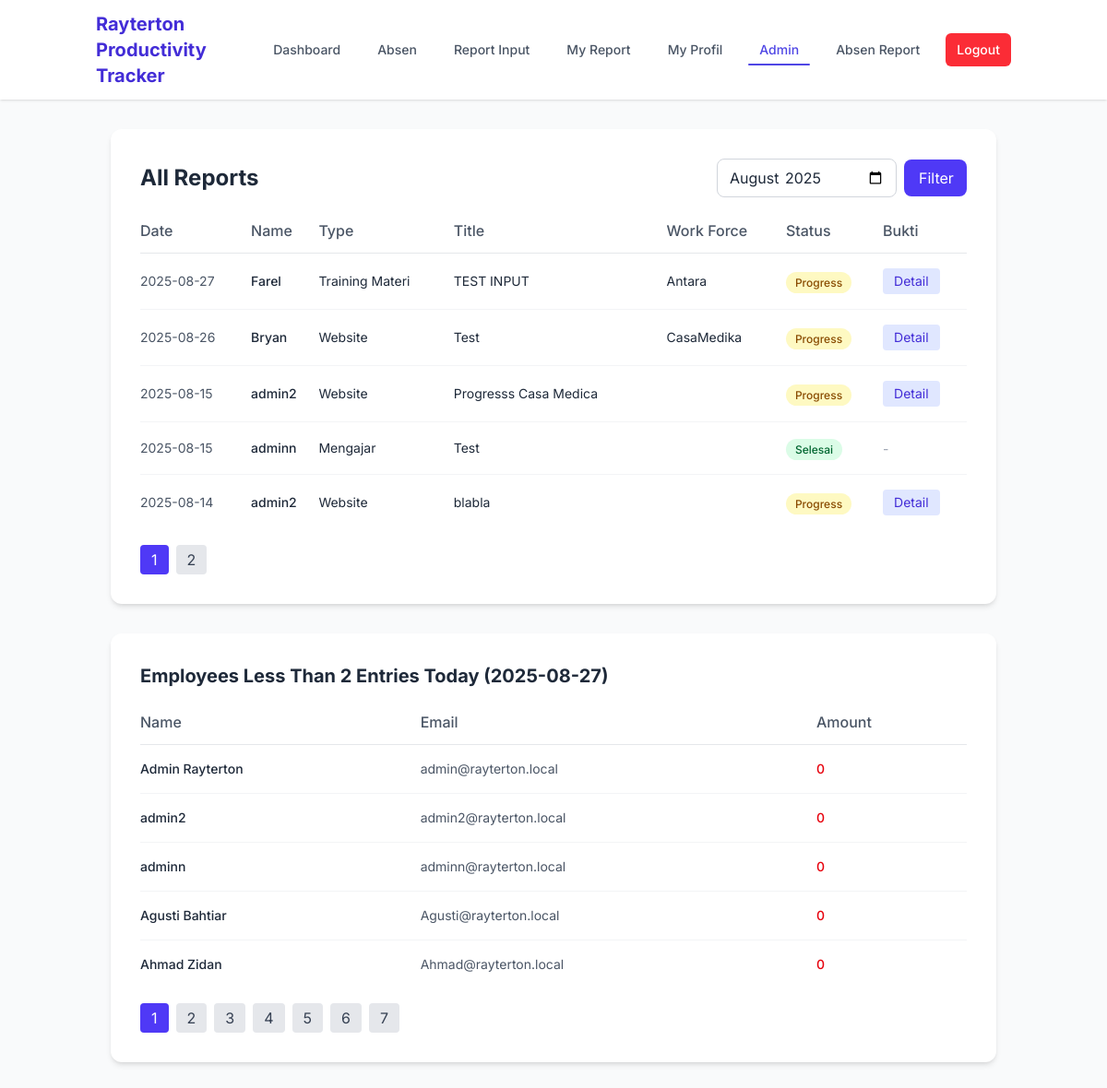
Page /admin_reports.php (signed in) on the committed database.
### tables this page shows
CREATE TABLE `production_reports` (
  `report_id` int(11) NOT NULL,
  `user_id` int(11) NOT NULL,
  `report_date` date NOT NULL,
  `job_type` enum('Program','Website','Mobile Apps','Training Materi','Mengajar','QA/Testing','UI/UX','DevOps','Dokumentasi') NOT NULL,
  `title` varchar(255) NOT NULL,
  `description` text DEFAULT NULL,
  `status` enum('Progress','Selesai') DEFAULT 'Progress',
  `proof_link` varchar(255) DEFAULT NULL,
  `created_at` timestamp NOT NULL DEFAULT current_timestamp(),
  `proof_image` varchar(255) DEFAULT NULL,
  `workforce_id` int(11) DEFAULT NULL
);

CREATE TABLE `users` (
  `user_id` int(11) NOT NULL,
  `name` varchar(100) NOT NULL,
  `email` varchar(120) NOT NULL,
  `password_hash` varchar(255) NOT NULL,
  `role` enum('admin','staff') NOT NULL DEFAULT 'staff',
  `is_active` tinyint(1) NOT NULL DEFAULT 1,
  `created_at` timestamp NOT NULL DEFAULT current_timestamp()
);

CREATE TABLE `work_force` (
  `workforce_id` int(11) NOT NULL,
  `workforce_name` varchar(100) NOT NULL,
  `updated_at` timestamp NOT NULL DEFAULT current_timestamp(),
  `created_at` timestamp NOT NULL DEFAULT current_timestamp()
);

### public/admin_reports.php (the view, shortened to what this page needs)
<?php
require_once __DIR__ . '/../lib/db.php';
$month = $_GET['month'] ?? date('Y-m');
$start = $month . "-01";
$end = date('Y-m-t', strtotime($start));
$limit = 5;
$page = isset($_GET['page']) ? max(1, (int)$_GET['page']) : 1;
$offset = ($page - 1) * $limit;
$countStmt = $pdo->prepare("
  SELECT COUNT(*)
  FROM production_reports pr
  JOIN users u ON u.user_id = pr.user_id
  LEFT JOIN work_force wf ON wf.workforce_id = pr.workforce_id
  WHERE pr.report_date BETWEEN ? AND ?
");
$countStmt->execute([$start, $end]);
$totalReports = (int)$countStmt->fetchColumn();
$totalPages = ceil($totalReports / $limit);
$stmt = $pdo->prepare("
  SELECT pr.*, u.name, wf.workforce_name
  FROM production_reports pr
  JOIN users u ON u.user_id = pr.user_id
  LEFT JOIN work_force wf ON wf.workforce_id = pr.workforce_id
  WHERE pr.report_date BETWEEN ? AND ?
  ORDER BY pr.report_date DESC, pr.report_id DESC
  LIMIT $limit OFFSET $offset
");
$stmt->execute([$start, $end]);
$rows = $stmt->fetchAll();
$today = date('Y-m-d');
$shortLimit = 5;
$shortPage = isset($_GET['short_page']) ? max(1, (int)$_GET['short_page']) : 1;
$shortOffset = ($shortPage - 1) * $shortLimit;
$countShort = $pdo->prepare("
  SELECT COUNT(*) FROM (
    SELECT u.user_id
    FROM users u
    LEFT JOIN production_reports pr
      ON pr.user_id = u.user_id AND pr.report_date = ?
    WHERE u.is_active = 1
    GROUP BY u.user_id
    HAVING COUNT(pr.report_id) < 2
  ) as t
");
$countShort->execute([$today]);
$totalShort = (int)$countShort->fetchColumn();
$totalShortPages = ceil($totalShort / $shortLimit);
$short = $pdo->prepare("
  SELECT u.user_id, u.name, u.email, COUNT(pr.report_id) as c
  FROM users u
  LEFT JOIN production_reports pr
    ON pr.user_id = u.user_id AND pr.report_date = ?
  WHERE u.is_active = 1
  GROUP BY u.user_id
  HAVING c < 2
  ORDER BY u.name
  LIMIT $shortLimit OFFSET $shortOffset
");
$short->execute([$today]);
$shortRows = $short->fetchAll();
include __DIR__ . '/header.php';
?>
<!DOCTYPE html>
<html lang="en">
<head>
  <link rel="stylesheet" href="css/output.css">
</head>
<body>
  <div class="max-w-7xl mx-auto px-4 py-8 space-y-8">
    <div class="bg-white rounded-xl shadow-md overflow-hidden">
      <div class="p-6 md:p-8">
        <div class="flex flex-col sm:flex-row sm:items-center sm:justify-between gap-4 mb-6">
          <h1 class="text-2xl font-bold text-gray-800">All Reports</h1>
          <form class="flex flex-col sm:flex-row items-center gap-2">
            <input type="month" name="month" value="<?php echo htmlspecialchars($month) ?>"
              class="px-3 py-2 w-full border border-gray-300 rounded-lg focus:ring-2 focus:ring-indigo-500 focus:border-indigo-500 transition">
            <button type="submit" class="px-4 py-2 w-full md:w-[68px] bg-indigo-600 text-white rounded-lg hover:bg-indigo-700 transition">
              Filter
            </button>
          </form>
        </div>
        <div class="overflow-x-auto">
          <table class="w-full">
            <thead>
              <tr class="text-left border-b border-gray-200">
                <th class="pb-3 font-medium text-gray-600">Date</th>
                <th class="pb-3 font-medium text-gray-600">Name</th>
                <th class="pb-3 font-medium text-gray-600">Type</th>
                <th class="pb-3 font-medium text-gray-600">Title</th>
                <th class="pb-3 font-medium text-gray-600">Work Force</th>
                <th class="pb-3 font-medium text-gray-600">Status</th>
                <th class="pb-3 font-medium text-gray-600">Bukti</th>
              </tr>
            </thead>
            <tbody class="divide-y divide-gray-100">
              <?php foreach ($rows as $r): ?>
                <tr class="hover:bg-gray-50 transition">
                  <td class="py-4 whitespace-nowrap text-sm text-gray-600">
                    <?php echo htmlspecialchars($r['report_date']) ?>
                  </td>
                  <td class="py-4 whitespace-nowrap text-sm font-medium text-gray-800">
                    <?php echo htmlspecialchars($r['name']) ?>
                  </td>
                  <td class="py-4 whitespace-nowrap text-sm text-gray-800">
                    <?php echo htmlspecialchars($r['job_type']) ?>
                  </td>
                  <td class="py-4 text-sm text-gray-800">
                    <?php echo htmlspecialchars($r['title']) ?>
                  </td>
                  <td class="py-4 text-sm text-gray-800">
                    <?php echo htmlspecialchars($r['workforce_name']) ?>
                  </td>
                  <td class="py-4 whitespace-nowrap">
                    <span class="px-2.5 py-1 rounded-full text-xs font-medium <?php echo $r['status'] === 'Selesai' ? 'bg-green-100 text-green-800' : 'bg-yellow-100 text-yellow-800' ?>">
                      <?php echo htmlspecialchars($r['status']) ?>
                    </span>
                  </td>
                  <td class="py-4 whitespace-nowrap">
                    <?php if ($r['proof_link'] || $r['proof_image']): ?>
                      <button onclick="openModal(<?php echo $r['report_id'] ?>)"
                        class="px-3 py-1 bg-indigo-100 text-indigo-700 rounded hover:bg-indigo-200 text-sm transition">
                        Detail
                      </button>
                    <?php else: ?>
                      <span class="text-gray-400 text-sm">-</span>
                    <?php endif; ?>
                  </td>
                </tr>
              <?php endforeach; ?>
            </tbody>
          </table>
        </div>
        <?php if ($totalPages > 1): ?>
          <div class="mt-4 flex flex-wrap gap-2">
            <?php for ($i = 1; $i <= $totalPages; $i++): ?>
              <a href="?month=<?php echo urlencode($month) ?>&page=<?php echo $i ?>&short_page=<?php echo $shortPage ?>"
                class="px-3 py-1 rounded <?php echo $i == $page ? 'bg-indigo-600 text-white' : 'bg-gray-200 text-gray-700' ?>">
                <?php echo $i ?>
              </a>
            <?php endfor; ?>
          </div>
        <?php endif; ?>
      </div>
    </div>
    <div class="bg-white rounded-xl shadow-md overflow-hidden">
      <div class="p-6 md:p-8">
        <h2 class="text-base sm:text-xl font-bold text-gray-800 mb-6">
          Employees Less Than 2 Entries Today (<?php echo htmlspecialchars($today) ?>)
        </h2>
        <?php if (!$shortRows): ?>
          <div class="bg-green-50 border border-green-200 rounded-lg p-4 text-center">
            <p class="text-green-800 font-medium">All staff have met the daily target!</p>
          </div>
        <?php else: ?>
          <div class="overflow-x-auto">
            <table class="w-full">
              <thead>
                <tr class="text-left border-b border-gray-200">
                  <th class="pb-3 font-medium text-gray-600">Name</th>
                  <th class="pb-3 font-medium text-gray-600">Email</th>
                  <th class="pb-3 font-medium text-gray-600">Amount</th>
                </tr>
              </thead>
              <tbody class="divide-y divide-gray-100">
                <?php foreach ($shortRows as $s): ?>
                  <tr class="hover:bg-gray-50 transition">
                    <td class="py-4 whitespace-nowrap text-sm font-medium text-gray-800">
                      <?php echo htmlspecialchars($s['name']) ?>
                    </td>
                    <td class="py-4 whitespace-nowrap text-sm text-gray-600">
                      <?php echo htmlspecialchars($s['email']) ?>
                    </td>
                    <td class="py-4 whitespace-nowrap text-sm font-medium <?php echo (int)$s['c'] === 0 ? 'text-red-600' : 'text-yellow-600' ?>">
                      <?php echo (int)$s['c'] ?>
                    </td>
                  </tr>
                <?php endforeach; ?>
              </tbody>
            </table>
          </div>
          <?php if ($totalShortPages > 1): ?>
            <div class="mt-4 flex flex-wrap gap-2">
              <?php for ($i = 1; $i <= $totalShortPages; $i++): ?>
                <a href="?month=<?php echo urlencode($month) ?>&page=<?php echo $page ?>&short_page=<?php echo $i ?>"
                  class="px-3 py-1 rounded <?php echo $i == $shortPage ? 'bg-indigo-600 text-white' : 'bg-gray-200 text-gray-700' ?>">
                  <?php echo $i ?>
                </a>
              <?php endfor; ?>
            </div>
          <?php endif; ?>
        <?php endif; ?>
      </div>
    </div>
  </div>
</body>
</html>
<?php include __DIR__ . '/footer.php'; ?>

### public/header.php (style rules this page uses)
body { font-family: 'Inter', sans-serif; }

### rows in the picture
production_reports: report_date "2025-08-27", user.name "Farel", job_type "Training Materi", title "TEST INPUT", workforce.workforce_name "Antara", status "Progress"
production_reports: report_date "2025-08-26", user.name "Bryan", job_type "Website", title "Test", workforce.workforce_name "CasaMedika", status "Progress"
production_reports: report_date "2025-08-15", user.name "admin2", job_type "Website", title "Progresss Casa Medica", status "Progress"
production_reports: report_date "2025-08-15", user.name "adminn", job_type "Mengajar", title "Test", status "Selesai"
production_reports: report_date "2025-08-14", user.name "admin2", job_type "Website", title "blabla", status "Progress"
users: name "Admin Rayterton", email "admin@rayterton.local", c "0"
users: name "admin2", email "admin2@rayterton.local", c "0"
users: name "adminn", email "adminn@rayterton.local", c "0"
users: name "Agusti Bahtiar", email "Agusti@rayterton.local", c "0"
users: name "Ahmad Zidan", email "Ahmad@rayterton.local", c "0"
